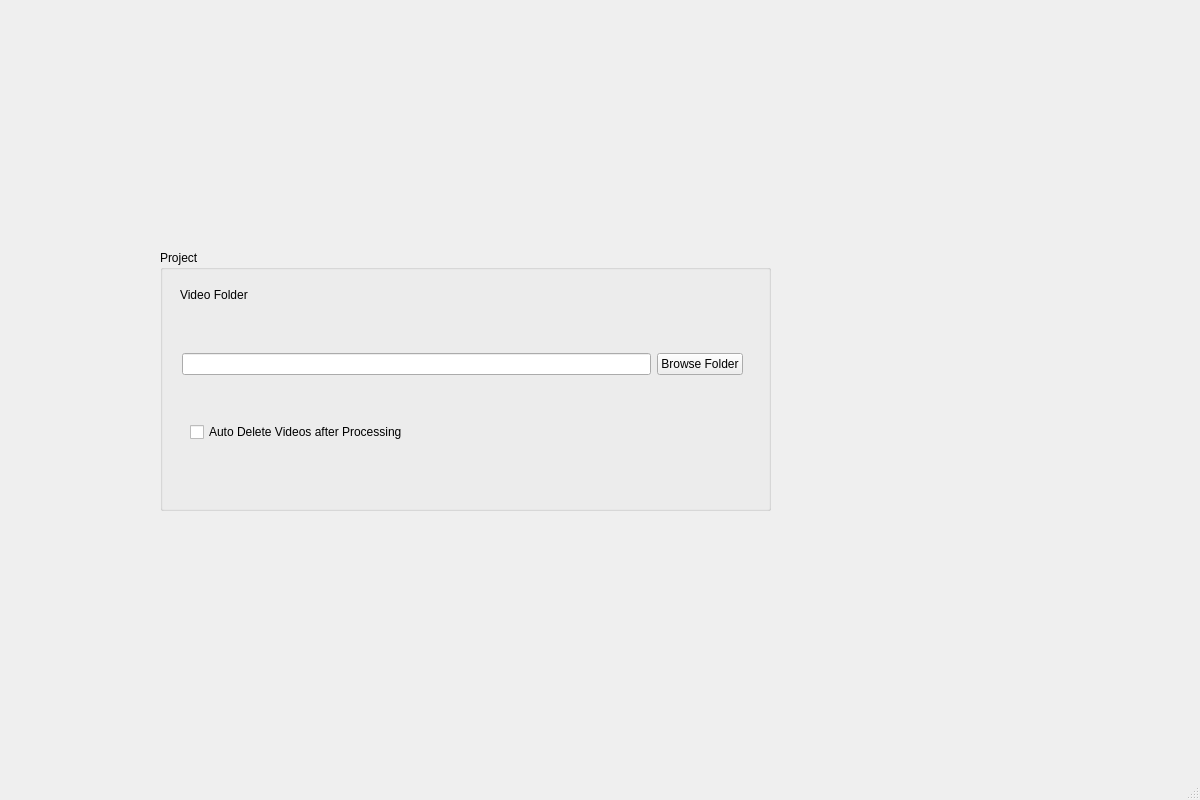
<?xml version="1.0" encoding="UTF-8"?>
<ui version="4.0">
 <class>MainWindow</class>
 <widget class="QMainWindow" name="MainWindow">
  <property name="geometry">
   <rect>
    <x>0</x>
    <y>0</y>
    <width>1200</width>
    <height>800</height>
   </rect>
  </property>
  <property name="minimumSize">
   <size>
    <width>1200</width>
    <height>800</height>
   </size>
  </property>
  <property name="windowTitle">
   <string>Chair Time Analyzer</string>
  </property>
  <widget class="QWidget" name="centralwidget">
   <widget class="QGroupBox" name="grpProject">
    <property name="geometry">
     <rect>
      <x>160</x>
      <y>250</y>
      <width>611</width>
      <height>261</height>
     </rect>
    </property>
    <property name="title">
     <string>Project</string>
    </property>
    <widget class="QLabel" name="lblVideoFolder">
     <property name="geometry">
      <rect>
       <x>20</x>
       <y>-10</y>
       <width>219</width>
       <height>110</height>
      </rect>
     </property>
     <property name="text">
      <string>Video Folder</string>
     </property>
    </widget>
    <widget class="QCheckBox" name="chkAutoDelete">
     <property name="geometry">
      <rect>
       <x>30</x>
       <y>170</y>
       <width>349</width>
       <height>24</height>
      </rect>
     </property>
     <property name="text">
      <string>Auto Delete Videos after Processing</string>
     </property>
    </widget>
    <widget class="QWidget" name="">
     <property name="geometry">
      <rect>
       <x>22</x>
       <y>100</y>
       <width>561</width>
       <height>28</height>
      </rect>
     </property>
     <layout class="QHBoxLayout" name="horizontalLayout">
      <item>
       <widget class="QLineEdit" name="txtVideoFolder"/>
      </item>
      <item>
       <widget class="QPushButton" name="btnBrowseFolder">
        <property name="text">
         <string>Browse Folder</string>
        </property>
       </widget>
      </item>
     </layout>
    </widget>
   </widget>
  </widget>
  <widget class="QMenuBar" name="menubar">
   <property name="geometry">
    <rect>
     <x>0</x>
     <y>0</y>
     <width>1200</width>
     <height>33</height>
    </rect>
   </property>
  </widget>
  <widget class="QStatusBar" name="statusbar"/>
 </widget>
 <resources/>
 <connections/>
</ui>
